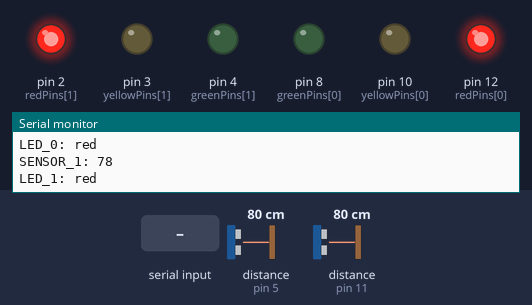
The sketch below on a simulated Arduino Uno, built with avr-gcc and run on an emulated ATmega328P. Parts: output pins drawn as LEDs (lit = HIGH), the last lines printed to the serial monitor. Wiring (inferred from the names in the program): 2 × ultrasonic range finder: trigger pin 6, echo pin 5 / trigger pin 13, echo pin 11. The test bench sets the inputs (shaded band); at power-on: distance to the obstacle (sensors on pin 5, pin 11) 80 cm. The echo pulse lasts 58.3 µs per cm; pins used as bus, display or sensor lines are not drawn.

Above: at 1.2 s.
1.3 s: distance to the obstacle (sensor on pin 5) set to 12 cm
3.2 s: distance to the obstacle (sensor on pin 5) set to 9 cm
At 4.9 s:
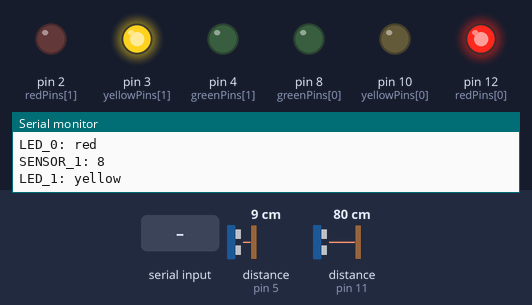
5.5 s: distance to the obstacle (sensor on pin 11) set to 12 cm
7.2 s: distance to the obstacle (sensor on pin 11) set to 9 cm
At 9.1 s:
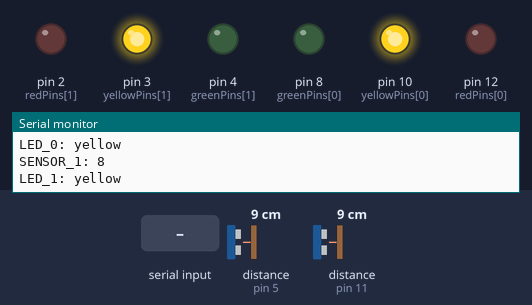
9.5 s: "green\n" received over Serial
At 9.75 s:
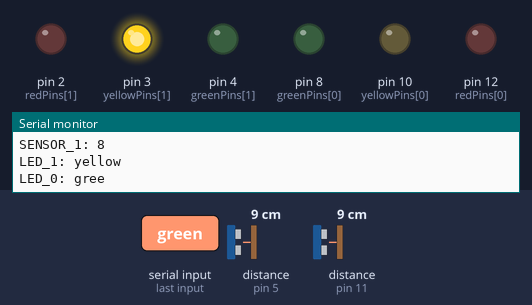
11.5 s: distance to the obstacle (sensor on pin 5) set to 7 cm
13.2 s: distance to the obstacle (sensor on pin 5) set to 4 cm
At 14.7 s:
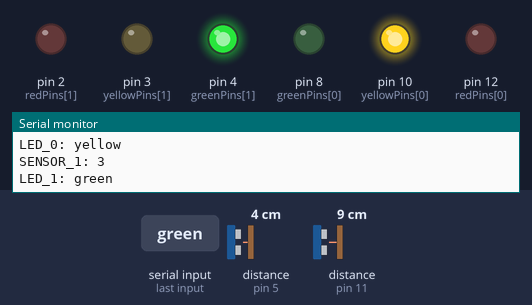
Timing chart, 0 to 16.2 s (numbered marks = the images above; inputs shaded):
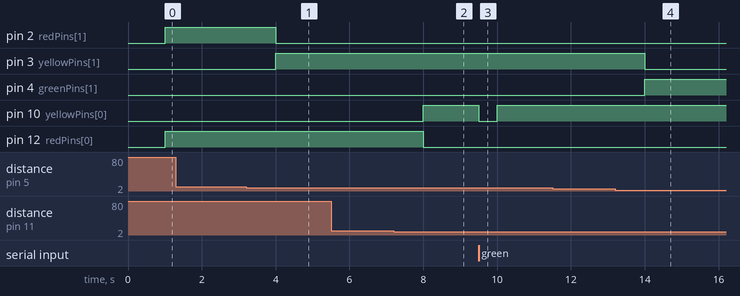

Measured:
- the behaviour switches between 11 and 10 cm on distance to the obstacle (sensor on pin 5) (found by bisection; images 0 and 1)
- the behaviour switches between 11 and 10 cm on distance to the obstacle (sensor on pin 11) (found by bisection; images 1 and 2)
- the behaviour switches between 6 and 5 cm on distance to the obstacle (sensor on pin 5) (found by bisection; images 3 and 4)
- after the input at 3.2 s, pin 2 (redPins[1]): HIGH → LOW after 0.81 s; pin 3 (yellowPins[1]): LOW → HIGH after 0.81 s
- after the input at 7.2 s, pin 10 (yellowPins[0]): LOW → HIGH after 0.80 s; pin 12 (redPins[0]): HIGH → LOW after 0.80 s
- after the input at 9.5 s, pin 10 (yellowPins[0]): HIGH → LOW at once, → HIGH 0.50 s later
- after the input at 13.2 s, pin 3 (yellowPins[1]): HIGH → LOW after 0.80 s; pin 4 (greenPins[1]): LOW → HIGH after 0.80 s

The sketch:

2_lights_optimised_1.ino
```cpp
const int redPins[] = {12, 2};
const int yellowPins[] = {10, 3};
const int greenPins[] = {8, 4};
const int trigPins[] = {13, 6};  // Ultrasonic trigger pins
const int echoPins[] = {11, 5};  // Ultrasonic echo pins

unsigned long lastReadTime = 0;
const long interval = 1000;  // Time between sensor readings (ms)

void setup() {
  for (int i = 0; i < 2; i++) {
    pinMode(redPins[i], OUTPUT);
    pinMode(yellowPins[i], OUTPUT);
    pinMode(greenPins[i], OUTPUT);
    pinMode(trigPins[i], OUTPUT);
    pinMode(echoPins[i], INPUT);
  }

  Serial.begin(9600);
  Serial.println("Setup complete, waiting for commands...");
}

long measureDistance(int trigPin, int echoPin) {
  digitalWrite(trigPin, LOW);
  delayMicroseconds(2);
  digitalWrite(trigPin, HIGH);
  delayMicroseconds(10);
  digitalWrite(trigPin, LOW);

  long duration = pulseIn(echoPin, HIGH);
  return (duration > 0) ? (duration * 0.034) / 2 : -1;  // Return distance or -1 if no valid pulse
}

void controlLEDs(int index, const String& color) {
  digitalWrite(redPins[index], LOW);
  digitalWrite(yellowPins[index], LOW);
  digitalWrite(greenPins[index], LOW);

  if (color == "green") {
    digitalWrite(greenPins[index], HIGH);
  } else if (color == "yellow") {
    digitalWrite(yellowPins[index], HIGH);
  } else if (color == "red") {
    digitalWrite(redPins[index], HIGH);
  }

  Serial.print("LED_");
  Serial.print(index);
  Serial.print(": ");
  Serial.println(color);
}

void loop() {
  unsigned long currentMillis = millis();

  if (currentMillis - lastReadTime >= interval) {
    lastReadTime = currentMillis;

    for (int i = 0; i < 2; i++) {
      long distance = measureDistance(trigPins[i], echoPins[i]);
      if (distance >= 0) {
        Serial.print("SENSOR_");
        Serial.print(i);
        Serial.print(": ");
        Serial.println(distance);

        if (distance < 5) {
          controlLEDs(i, "green");
        } else if (distance < 10) {
          controlLEDs(i, "yellow");
        } else {
          controlLEDs(i, "red");
        }
      } else {
        Serial.print("SENSOR_");
        Serial.print(i);
        Serial.println(": No valid distance");
      }
    }
  }

  if (Serial.available() > 0) {
    String command = Serial.readStringUntil('\n');
    command.trim();

    if (command.startsWith("green") || command.startsWith("yellow") || command.startsWith("red")) {
      int index = command.substring(command.length() - 1).toInt();
      controlLEDs(index, command.substring(0, command.length() - 1));
    }
  }
}
```
